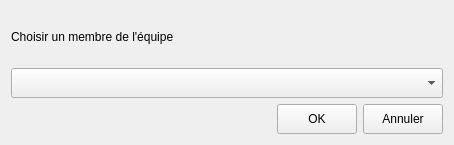
<?xml version="1.0" encoding="UTF-8"?>
<ui version="4.0">
 <class>Form</class>
 <widget class="ExporterWidget" name="Form">
  <property name="geometry">
   <rect>
    <x>0</x>
    <y>0</y>
    <width>454</width>
    <height>145</height>
   </rect>
  </property>
  <property name="windowTitle">
   <string>Exporter un fichier Excel</string>
  </property>
    <layout class="QVBoxLayout" name="verticalLayout">
   <item>
    <widget class="QLabel" name="members_label">
     <property name="text">
      <string>Choisir un membre de l'équipe</string>
     </property>
    </widget>
   </item>
   <item>
    <widget class="QComboBox" name="members_combo_box">
     <property name="minimumSize">
      <size>
       <width>0</width>
       <height>30</height>
      </size>
     </property>
    </widget>
   </item>
   <item>
    <layout class="QHBoxLayout" name="buttons_horizontal_layout">
     <item>
      <spacer name="button_spacer">
       <property name="orientation">
        <enum>Qt::Horizontal</enum>
       </property>
       <property name="sizeHint" stdset="0">
        <size>
         <width>40</width>
         <height>20</height>
        </size>
       </property>
      </spacer>
     </item>
     <item>
      <widget class="QPushButton" name="ok_button">
       <property name="sizePolicy">
        <sizepolicy hsizetype="Fixed" vsizetype="Fixed">
         <horstretch>0</horstretch>
         <verstretch>0</verstretch>
        </sizepolicy>
       </property>
       <property name="minimumSize">
        <size>
         <width>0</width>
         <height>30</height>
        </size>
       </property>
       <property name="maximumSize">
        <size>
         <width>1500</width>
         <height>30</height>
        </size>
       </property>
       <property name="text">
        <string>OK</string>
       </property>
      </widget>
     </item>
     <item>
      <widget class="QPushButton" name="cancel_button">
       <property name="sizePolicy">
        <sizepolicy hsizetype="Fixed" vsizetype="Fixed">
         <horstretch>0</horstretch>
         <verstretch>0</verstretch>
        </sizepolicy>
       </property>
       <property name="minimumSize">
        <size>
         <width>75</width>
         <height>30</height>
        </size>
       </property>
       <property name="maximumSize">
        <size>
         <width>5000</width>
         <height>30</height>
        </size>
       </property>
       <property name="text">
        <string>Annuler</string>
       </property>
      </widget>
     </item>
    </layout>
   </item>
  </layout>
 </widget>
 <customwidgets>
  <customwidget>
   <class>ExporterWidget</class>
   <extends>QWidget</extends>
   <header>exporter_widget.h</header>
   <container>1</container>
  </customwidget>
 </customwidgets>
 <resources/>
 <connections/>
</ui>
